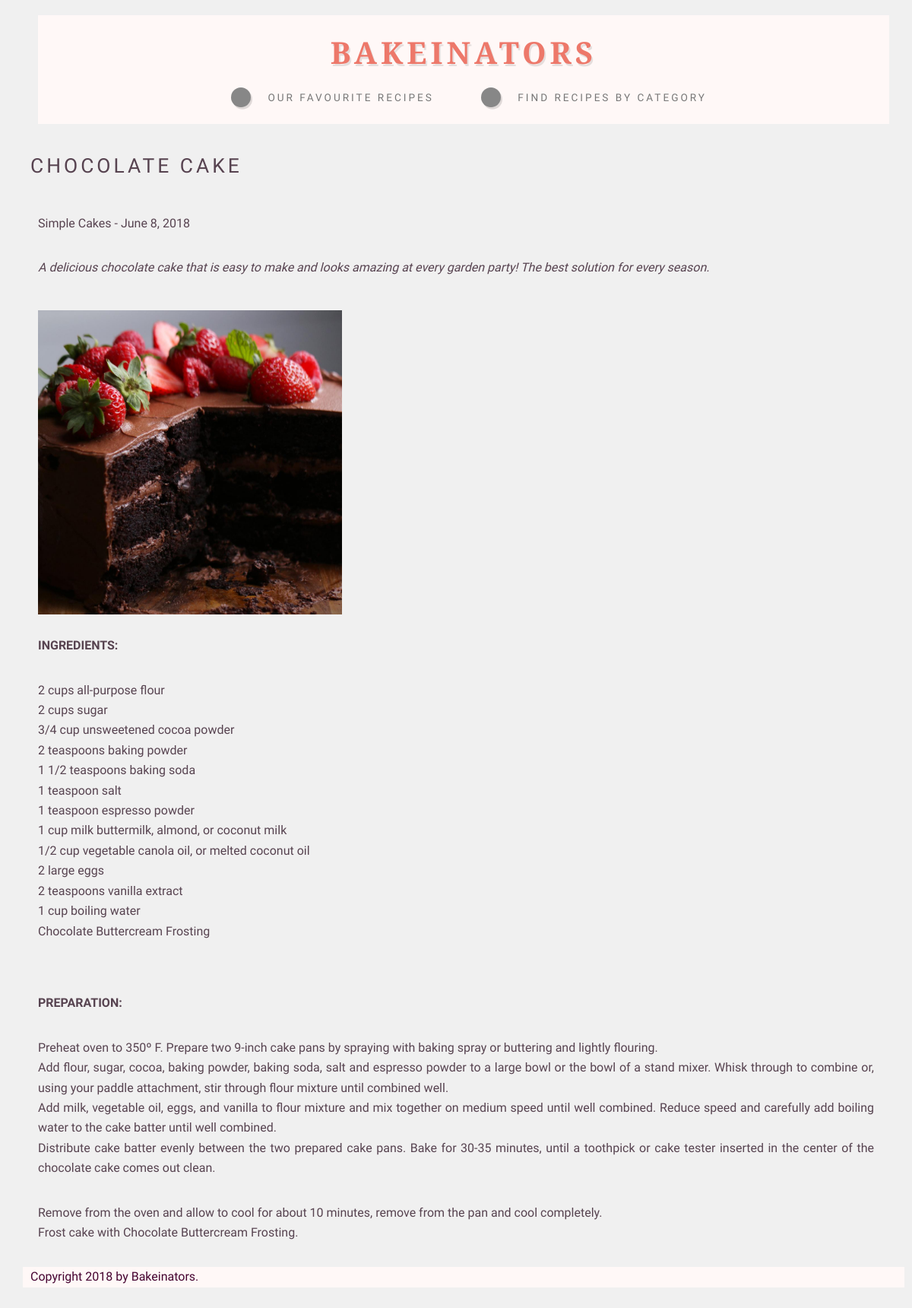
Screenshot of /view/1/ with the database file from the repository.
### blog/models.py (models this page shows)
class Blog(object):
    pass

class Category(object):
    pass

### blog/views.py (the view)
# urls.py: path('view/<int:id>/', view_post, name='viewp'),
def view_post(request, id):
   posts = Blog.objects.filter(id=id)
   post = Blog.objects.get(pk=id)
   return render_to_response('view_post.html', {
        'post': post, 'posts': posts
    })

### templates/view_post.html
{% extends 'base.html' %}
{% block content %}
<div class="post-detail">
<div class = "post">
    {% for p in posts %}
        <h2>{{ p.title }}</h2>
        <p>{{ p.category.title }} - {{ p.posted}}</p>
        <p style="font-style: italic"> {{ p.description }}</p>
        <img class="viewImageLarge" src="/static/{{ p.item_photo.url }}"/></a>
       <h4>Ingredients:</h4>
        <p> {{ p.ingredients|linebreaks}} </p> <br>
        <h4>Preparation:</h4>
        <p> {{ p.blog|linebreaks}}</p>
   {% endfor %}
</div>
</div>
{% endblock %}

### pictures/static/assets/css/main.css (style rules this page uses)
html, body, div, span, applet, object, iframe, h1, h2, h3, h4, h5, h6, p, blockquote, pre, a, abbr, acronym, address, big, cite, code, del, dfn, em, img, ins, kbd, q, s, samp, small, strike, strong, sub, sup, tt, var, b, u, i, center, dl, dt, dd, ol, ul, li, fieldset, form, label, legend, table, caption, tbody, tfoot, thead, tr, th, td, article, aside, canvas, details, embed, figure, figcaption, footer, header, hgroup, menu, nav, output, ruby, section, summary, time, mark, audio, video { margin: 10px; padding: 0; border: 10px; font-size: 100%; font: inherit; vertical-align: baseline; }
body { line-height: 1; }
body { -webkit-text-size-adjust: none; }
html { box-sizing: border-box; }
*, *:before, *:after { box-sizing: inherit; }
body { background: #f0f0f0; }
body, input, textarea, select { font-family: 'Source Sans Pro'; font-weight: 300; color: #574350; line-height: 1.65em; font-size: 15pt; }
h1, h2, h3, h4, h5, h6 { font-weight: 600; text-transform: uppercase; color: #574350; }
h2 { font-size: 1.65em; font-weight: 400; letter-spacing: 4px; margin: 0 0 1.5em 0; line-height: 1.75em; }
p { text-align: justify; margin-bottom: 2em; }
@media screen and (max-width: 1680px) { body, input, textarea, select { font-size: 13pt; } }
@media screen and (max-width: 1280px) { body, input, textarea, select { font-size: 12pt; } }

### pictures/static/assets/css/bakeinator.css (style rules this page uses)
.viewImageLarge { max-width: 400px; }

### rows the page displays
Blog: title "CHOCOLATE CAKE", category "Simple Cakes", posted "June 8, 2018", description "A delicious chocolate cake that is easy to make and looks amazing at every garden party! The best solution for every season.", item_photo (picture), ingredients "2 cups all-purpose flour 2 cups sugar 3/4 cup unsweetened cocoa powder 2 teaspoons baking powder 1 1/2 teaspoons baking soda 1 teaspoon salt 1 teaspoon espresso powder 1 cup milk buttermilk, almond, or coconut milk 1/2 cup vegetable canola oil, or melted coconut oil 2 large eggs 2 teaspoons vanilla extract 1 cup boiling water Chocolate Buttercream Frosting", blog "Preheat oven to 350º F. Prepare two 9-inch cake pans by spraying with baking spray or buttering and lightly flouring. Add flour, sugar, cocoa, baking powder, baking soda, salt and espresso powder to a large bowl or the bowl of a stand mixer. Whisk through to combine or, using your paddle attachment, stir through flour mixture until combined well. Add milk, vegetable oil, eggs, and vanilla to flour mixture and mix together on medium speed until well combined. Reduce speed and carefully add boiling water to the cake batter until well combined. Distribute cake batter evenly between the two prepared cake pans. Bake for 30-35 minutes, until a toothpick or cake tester inserted in the center of…"
